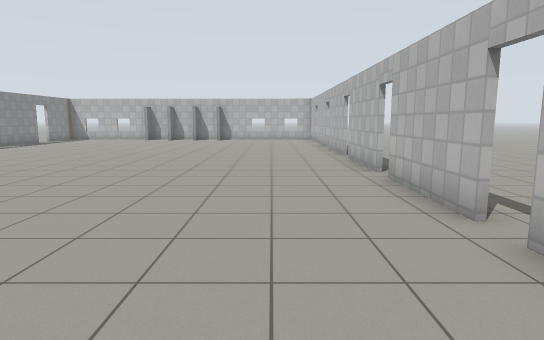
[1] (above)

12 first-person views from a walk through a robot-simulator world made for Gazebo. The camera is 1.2 m above the floor, tilts 8° down and sees 75° across. The floor is counted in squares, 1 m on a side. Each view is taken from the middle of a square. On the plan, view 1 faces up. The plan holds only what a view shows up to about 14 squares ahead; the rest is blank. Simple patterns stand in for the simulator's built-in surfaces.

[2]
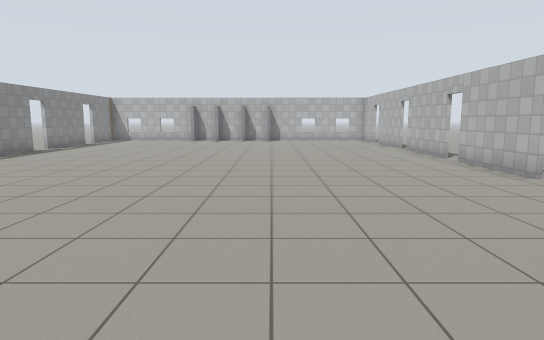

[3]
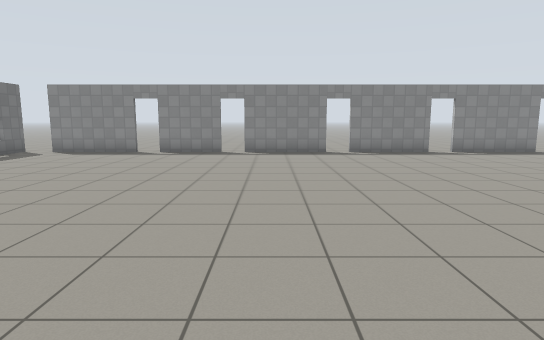

[4]
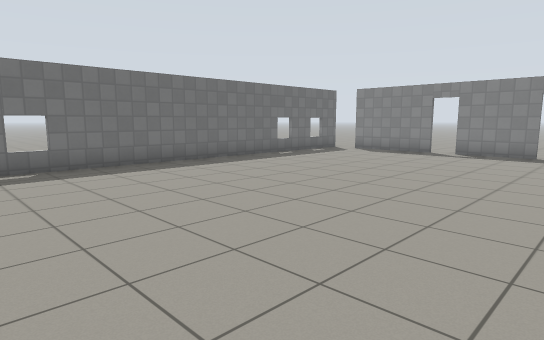

[5]
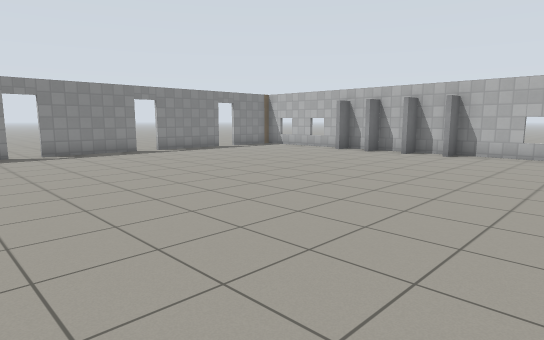

[6]
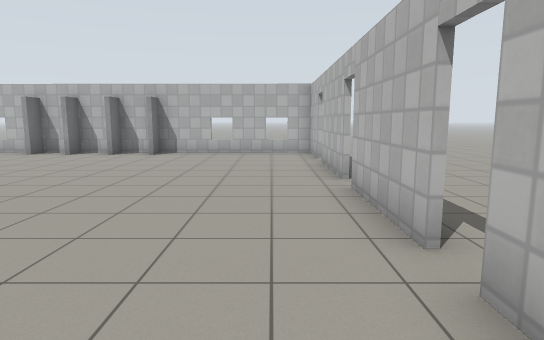

[7]
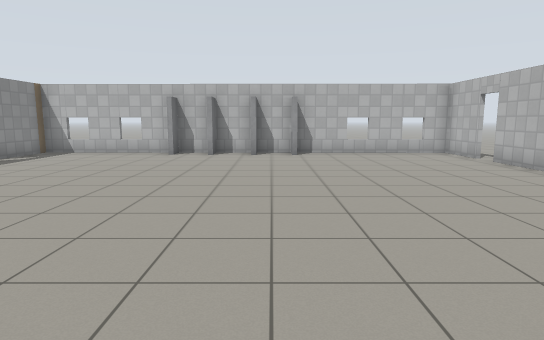

[8]
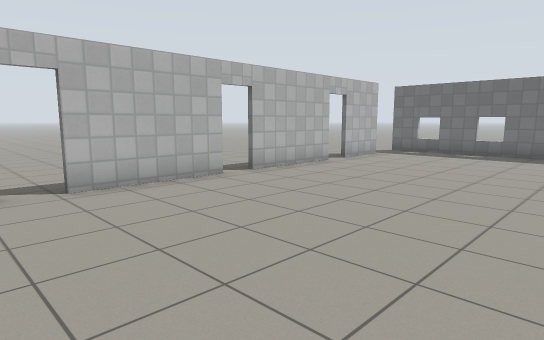

[9]
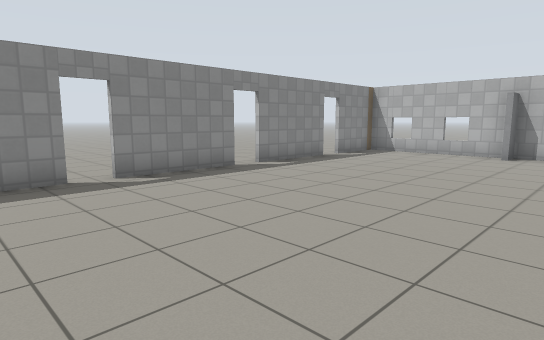

[10]
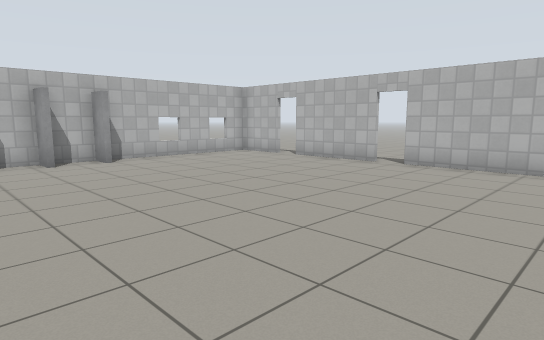

[11]
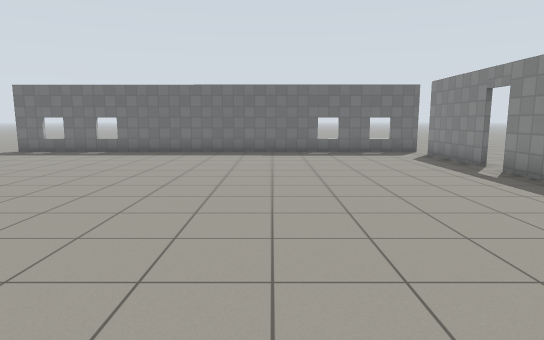

[12]
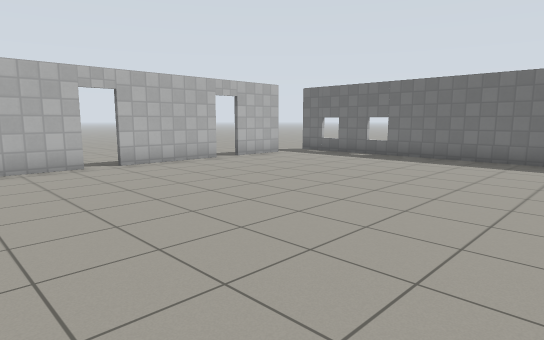

### Floor plan
Points are (right, up) in squares from view 1. A wall is a line through its corners. A room is listed if a view was taken in it or the views show most of it. See-through windows are left out.
Room 1 (views 1, 2, 3, 4, 5, 6, 7, 8, 9, 10, 11, 12)
walls: (2.4, 8.1) (2.4, 11.4); (-12.4, 7.1) (-12.4, 3.9); (-12.4, 11) (-12.4, 7.9); (2.4, 12.1) (2.4, 15.4); (2.4, 4.1) (2.4, 7.4); (-12.4, 3.1) (-12.4, 0.6); (-12.4, 15.1) (-12.4, 11.8); (2.4, 16.1) (2.4, 19.2); (2.4, 0) (2.4, 3.2); (-12.4, -0.1) (-12.4, -3.4); (-12.4, 19) (-12.4, 15.9); (-6.4, 22.1) (-12.4, 22.2) (-12.4, 19.8); (2.4, 20.1) (2.4, 22.1) (-4.5, 22.1); (2.4, -2.9) (2.4, -0.8); (-12.6, -4.4) (2.7, -4.5)
ways out: open door at (-12, 0); open door at (-12, 3.5); open door at (-12, 7.5); open door at (-12, 11.5); open door at (-12, 15.5); open door at (-12, 19.5); open door at (2.5, -0.5); open door at (2.5, 3.5); open door at (2.5, 19.5); open door at (2.7, 7.7); open door at (2.7, 11.7); open door at (2.7, 15.7)
objects: door leaf (-8, 22); door leaf (-6, 22); door leaf (-5, 22); door leaf (-3, 22)

Where each view was taken, in squares from view 1:
view 1: 0 up, 0 right, facing up
view 2: 1 up, 3 left, facing up
view 3: 5 up, 1 right, facing left
view 4: 5 up, 1 right, facing down-left
view 5: 9 up, 1 right, facing up-left
view 6: 9 up, 1 right, facing up
view 7: 9 up, 4 left, facing up
view 8: 9 up, 4 left, facing down-right
view 9: 9 up, 5 left, facing up-left
view 10: 11 up, 7 left, facing up-right
view 11: 9 up, 7 left, facing down
view 12: 7 up, 7 left, facing down-right
